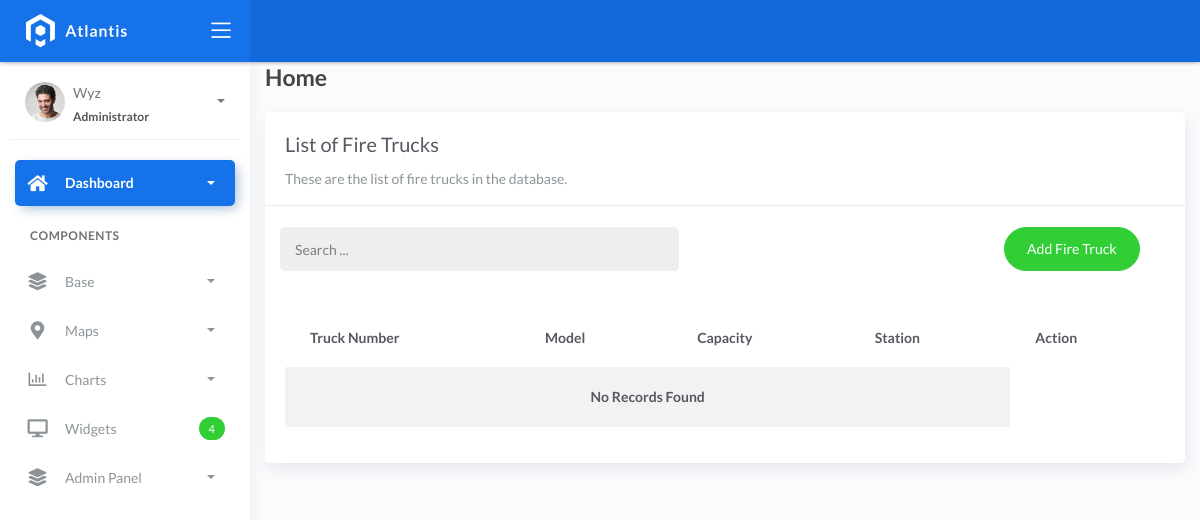
Page /firetruck_list on the earlier database version.
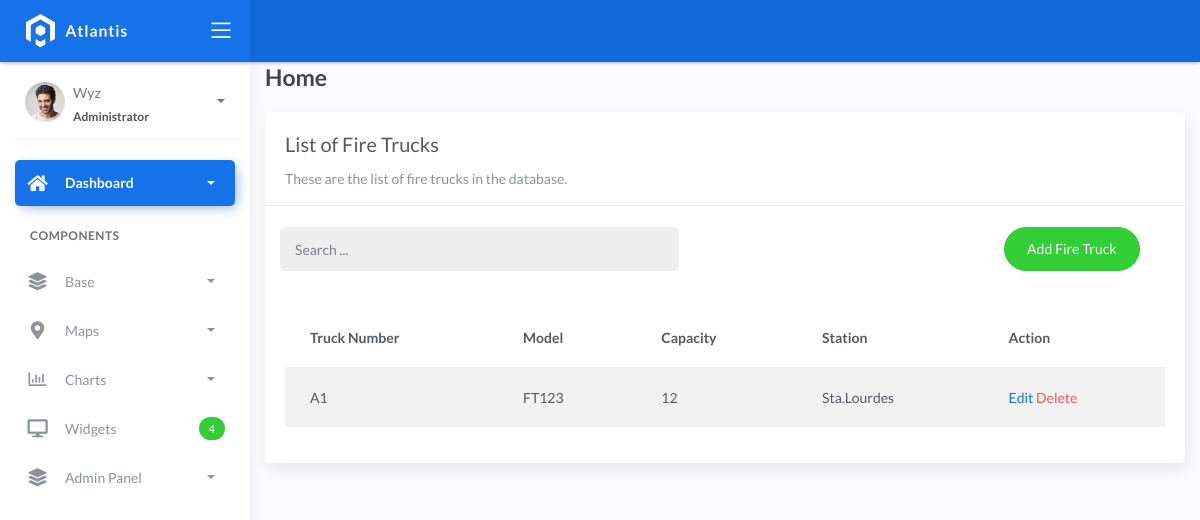
Same page on the later database version.
### fire/models.py (models this page shows, shortened)
class BaseModel(models.Model):
    created_at = models.DateTimeField(auto_now_add=True, db_index=True)
    updated_at = models.DateTimeField(auto_now=True)
    class Meta:
        abstract = True

class FireTruck(BaseModel):
    truck_number = models.CharField(max_length=150)
    model = models.CharField(max_length=150)
    capacity = models.CharField(max_length=150)  # water
    station = models.ForeignKey(FireStation, on_delete=models.CASCADE)

class FireStation(BaseModel):
    name = models.CharField(max_length=150)
    latitude = models.DecimalField(
        max_digits=22, decimal_places=16, null=True, blank=True)
    longitude = models.DecimalField(
        max_digits=22, decimal_places=16, null=True, blank=True)
    address = models.CharField(max_length=150)
    city = models.CharField(max_length=150)  # can be in separate table
    country = models.CharField(max_length=150)  # can be in separate table
    def __str__(self):
        return self.name

### fire/views.py (the view)
# urls.py: path('firetruck_list', FireTruckList.as_view(), name='firetruck-list'),
class FireTruckList(ListView):
    model = FireTruck
    context_object_name = 'firetruck'
    template_name = 'firetruck/firetruck_list.html'
    paginate = 5
    def get_queryset(self, *args, **kwargs):
        qs = super(FireTruckList, self).get_queryset(*args, **kwargs)
        if self.request.GET.get("q") is not None:
            query = self.request.GET.get('q')
            qs = qs.filter(Q(truck_number__icontains=query) |
                           Q(model__icontains=query) |
                           Q(capacity__icontains=query) |
                           Q(station__name__icontains=query))
        return qs

### templates/firetruck/firetruck_list.html (shortened to what this page needs)
{% extends 'base.html' %}
{% load static %}
{% block content %}
<div class="content">
   <div class="container-fluid">
     <h4 class="page-title">Home</h4>
     <div class="row">
       <div class="col-md-12">
         <div class="card">
           <div class="card-header">
             <div class="card-title">List of Fire Trucks</div>
             <div class="card-category">These are the list of fire trucks in the database.</div>
           </div>
           <br />
<div class="col-md-12 row">
  <div class="col-md-6">
    <form class="navbar-left navbar-form nav-search mr-md-3" action="">
      <div class="input-group">
        <input type="text" placeholder="Search ..." class="form-control" name="q"/>
        <div class="input-group-append">
          <span class="input-group-text">
          </span>
        </div>
      </div>
    </form>
  </div>
  <div class="col-md-6">
    <div class="pull-right">
      <a href="{% url 'firetruck-add' %}" class="btn btn-success btn-rounded">
        Add Fire Truck
      </a>
    </div>
  </div>
</div>
           <div class="card-body">
             <table class="table table-striped mt-3">
               <thead>
                 <tr>
                   <th scope="col">Truck Number</th>
                   <th scope="col">Model</th>
                   <th scope="col">Capacity</th>
                   <th scope="col">Station</th>
                   <th scope="col">Action</th>
                 </tr>
               </thead>
               <tbody>
                 {% for object in object_list %}
                 <tr>
                   <td>{{ object.truck_number }}</td>
                   <td>{{ object.model }}</td>
                   <td>{{ object.capacity }}</td>
                   <td>{{ object.station }}</td>
                   <td>
                    <a href="firetruck_list/{{ object.id }}">Edit</a>
                    <a href="firetruck_list/{{ object.id }}/delete" class="text-danger">Delete</a>
                  </td>
                        </tr>
                        {% empty %}
                        <tr>
                        <td colspan="4" style="text-align: center">
                            <p class="text-sm font-weight-bold mb-0">No Records Found</p>
                        </td>
                        </tr>
                 {% endfor %}
               </tbody>
             </table>
           </div>
         </div>
       </div>
     </div>
   </div>
</div>
{% endblock %}

Differences in the rows shown:
added FireTruck: truck_number "A1", model "FT123", capacity "12", station "Sta.Lourdes"
Other differences:
text no longer shown: "No Records Found"
